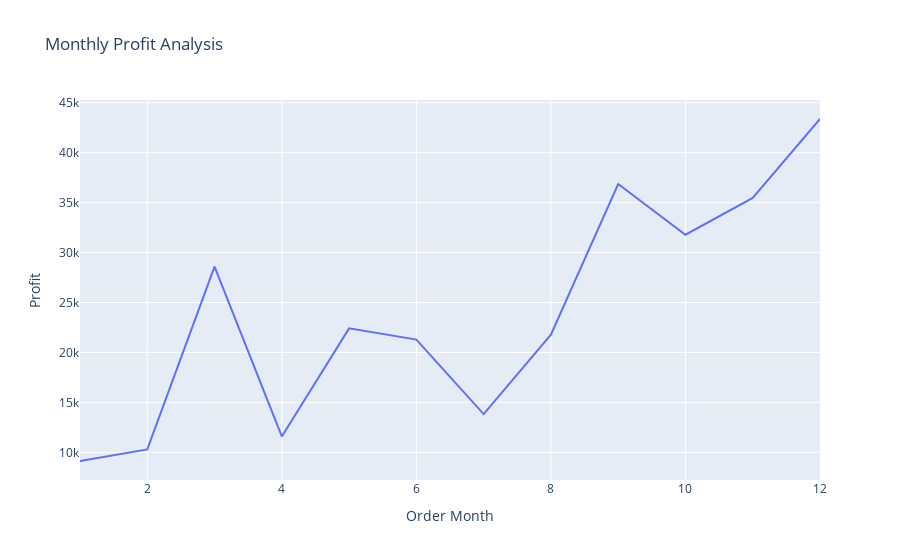

This figure's notebook cell:
### Code cell
fig = px.line(profit_by_month,
             x='Order Month',
             y='Profit',
             title= 'Monthly Profit Analysis')
fig.show()

### Figure 1 — Plotly figure (JSON) as saved in the notebook; plotly's stock layout.template omitted (floating-point values rounded to 4 significant figures)
{"data": [{"hovertemplate": "Order Month=%{x}<br>Profit=%{y}<extra></extra>", "legendgroup": "", "line": {"color": "#636efa", "dash": "solid"}, "marker": {"symbol": "circle"}, "mode": "lines", "name": "", "orientation": "v", "showlegend": false, "type": "scatter", "x": [1, 2, 3, 4, 5, 6, 7, 8, 9, 10, 11, 12], "xaxis": "x", "y": [9134.0, 10290.0, 28590.0, 11590.0, 22410.0, 21290.0, 13830.0, 21780.0, 36860.0, 31780.0, 35470.0, 43370.0], "yaxis": "y"}], "layout": {"legend": {"tracegroupgap": 0}, "title": {"text": "Monthly Profit Analysis"}, "xaxis": {"anchor": "y", "domain": [0, 1], "title": {"text": "Order Month"}}, "yaxis": {"anchor": "x", "domain": [0, 1], "title": {"text": "Profit"}}}}
